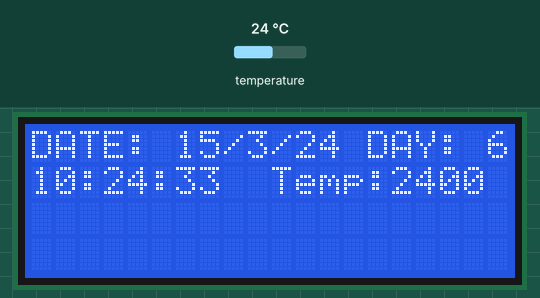
Recording of a sketch running on a simulated ESP8266 (NodeMCU). Shown: 20×4 character LCD. The test bench sets the inputs (shaded band); at power-on: temperature 24 °C. The local clock reads 2024-03-15 10:24:30 at power-on unless the sketch sets it; what the sketch prints to the serial monitor is not drawn.

Above: at 3.2 s.
3.3 s: temperature set to 12 °C
At 4.7 s:
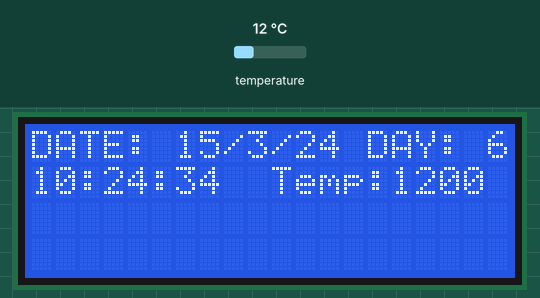
5.5 s: temperature set to 19 °C
At 6.7 s:
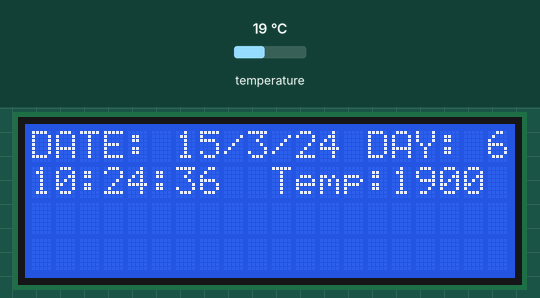
7.5 s: temperature set to 28 °C
At 8.8 s:
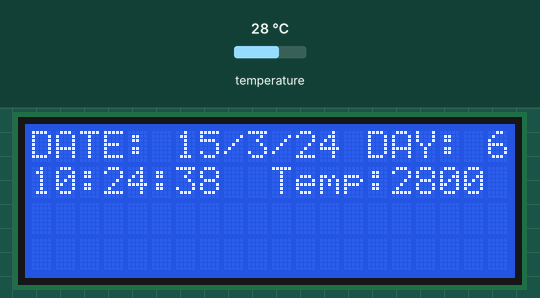
Timing chart, 0 to 10.5 s (numbered marks = the images above; inputs shaded):
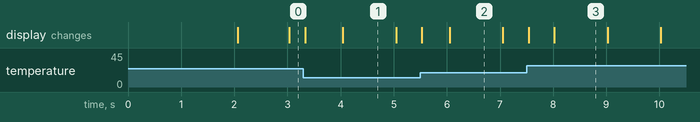

Measured:
- what the display in image 1 shows lasts 1.0 s, from 4.0 s to 5.0 s

The sketch:

RTC_ALL_FINAL.ino
```cpp
#include "Arduino.h"
#include "Wire.h"
#include "uRTCLib.h"
#include <LiquidCrystal.h>
LiquidCrystal lcd(12,11,7,6,4,3);


uRTCLib rtc;


void setup() {
delay (2000);
lcd.begin(20,4);
  Serial.begin(9600);
  Serial.println("Serial OK");
    //Max position: 32767

  #ifdef ARDUINO_ARCH_ESP8266
    Wire.begin(0, 2); // D3 and D4 on ESP8266
  #else
    Wire.begin();
  #endif

  // Only used once, then disabled
  // rtc.set(34, 10, 15, 2, 11, 6, 19);
  // RTCLib::set(byte second, byte minute, byte hour, byte dayOfWeek, byte dayOfMonth, byte month, byte year)

  rtc.set_rtc_address(0x68);


}

void loop() {
  rtc.refresh();
  Serial.print("RTC DateTime: ");
  lcd.setCursor(0,0);
  lcd.print("DATE:  ");
  lcd.setCursor(6,0);
  lcd.print(rtc.day());
  lcd.print('/');
  lcd.print(rtc.month());
  lcd.print('/');
  lcd.print(rtc.year());

  lcd.print(' ');
  lcd.setCursor(0,1);
  lcd.print(rtc.hour());
  lcd.print(':');
  lcd.print(rtc.minute());
  lcd.print(':');
  lcd.print(rtc.second());
  lcd.print(' ');
  lcd.setCursor(13,0);
  lcd.print(" DAY: ");
  lcd.print(rtc.dayOfWeek());
  lcd.setCursor(9,1);
  lcd.print(" Temp:");
  lcd.print(rtc.temp());

}
```
